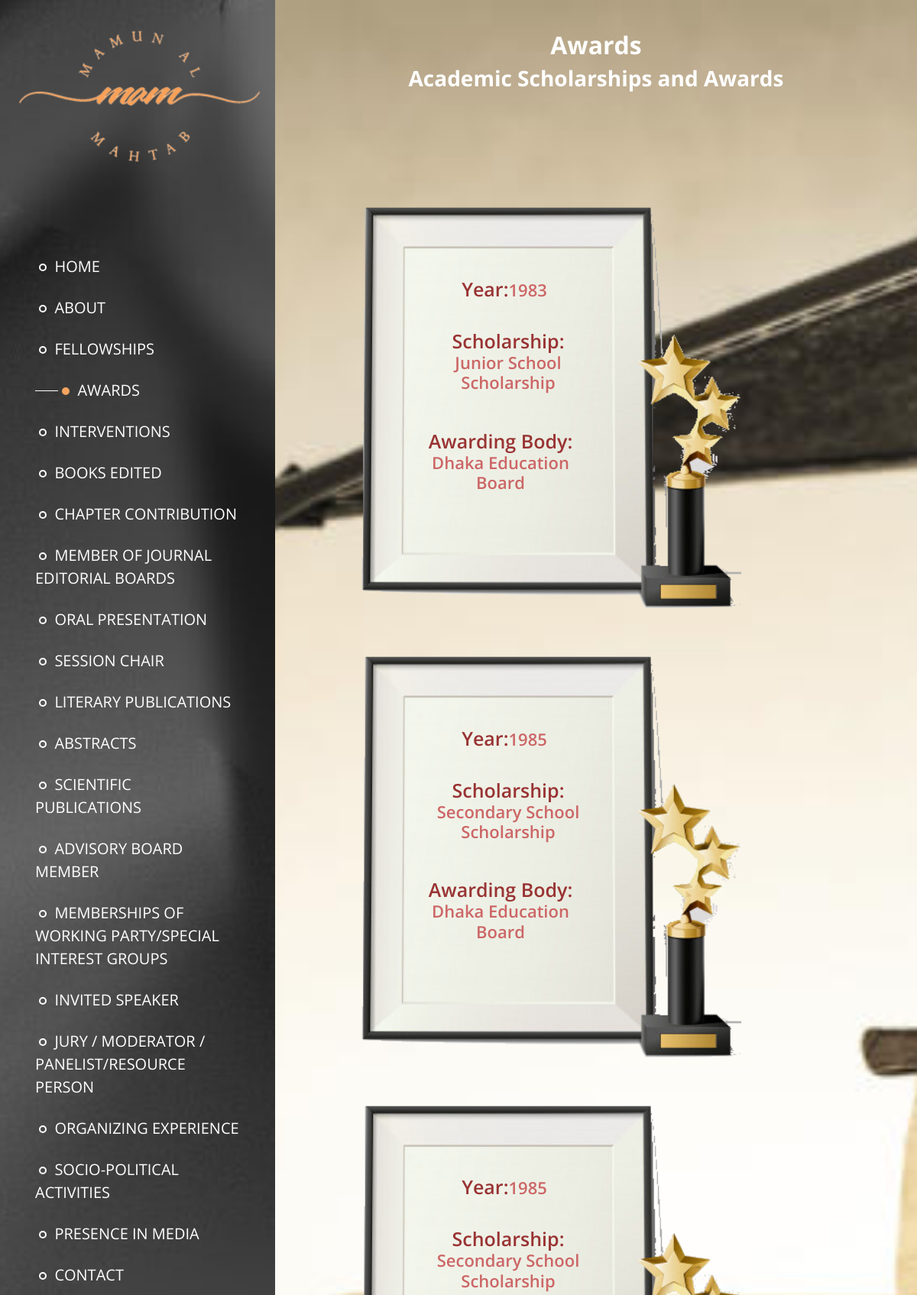
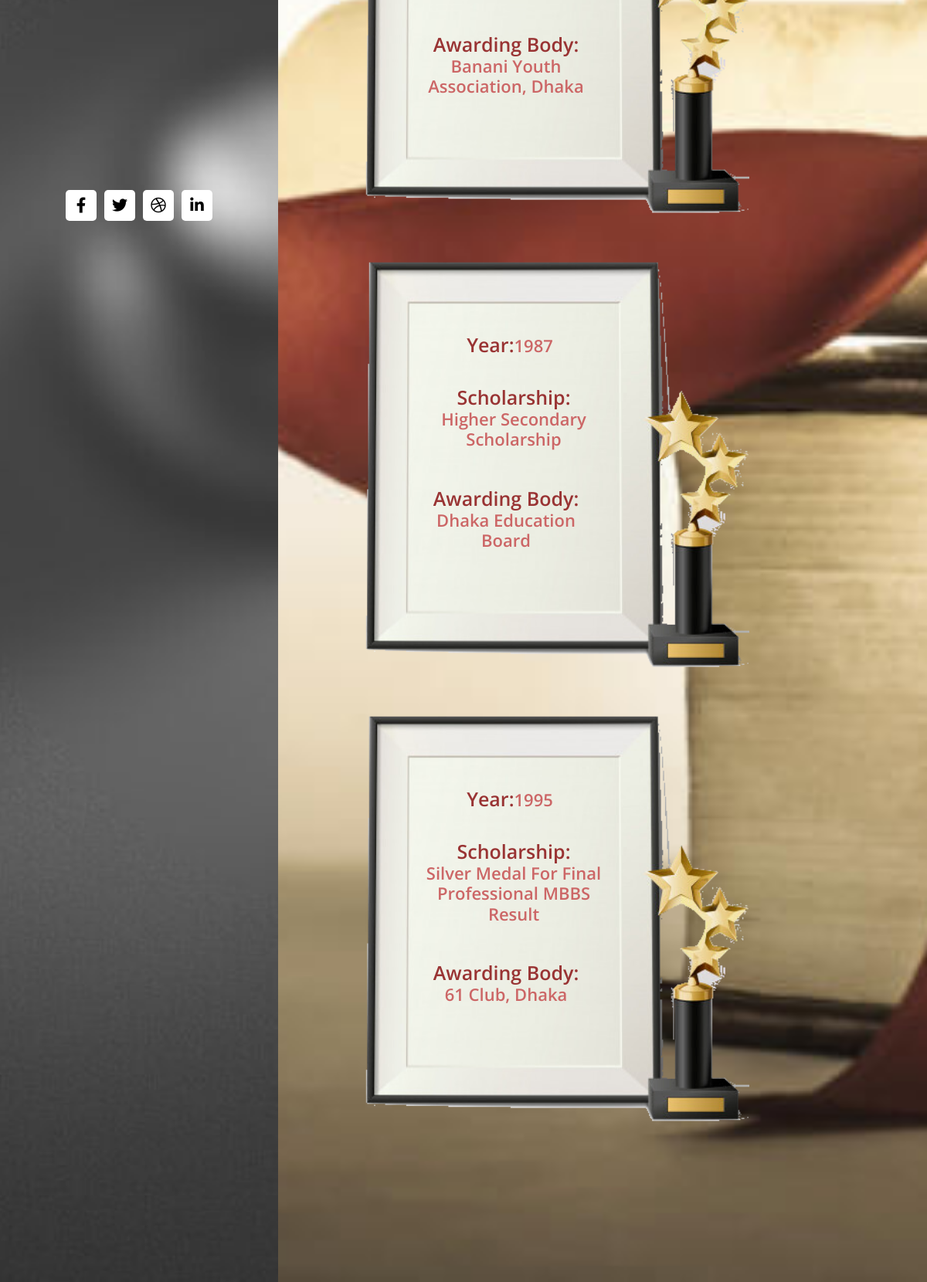
The app's page /awardac.php with its own data (2 pictures, top to bottom).
### tables this page shows
CREATE TABLE `academic` (
  `academic_id` int(11) NOT NULL,
  `admin_id` int(11) DEFAULT NULL,
  `year` varchar(128) NOT NULL,
  `scholarship` varchar(128) NOT NULL,
  `abody` varchar(128) NOT NULL
);

### awardac.php (the view, shortened to what this page needs)
<!DOCTYPE html>
    <html lang="en">
    <head>
        <link rel="stylesheet" href="css/all.min.css" />
        <link rel="stylesheet" href="css/bootstrap.min.css" />
        <link rel="stylesheet" href="slick/slick.css" />
        <link rel="stylesheet" href="slick/slick-theme.css" />
        <link rel="stylesheet" href="css/magnific-popup.css">
        <link rel="stylesheet" href="css/templatemo-dream-pulse.css" />
        <link rel="stylesheet" href="css/action_view.css" />
        <link rel="stylesheet" href="css/action_response.css" />
    </head>
    <body>
        <main class="container-fluid">
            <div class="row">
                <nav id="tmSidebar" class="tm-bg-black-transparent tm-sidebar">
                    <div class="tm-sidebar-sticky">
                    <div class="tm-brand-box">
                            <img src="img/rez_logo.png" alt="logo" class="menu-img">
                        </div>
                        <ul id="tmMainNav" class="nav flex-column text-uppercase text-right tm-main-nav">
                            <li class="nav-item">
                                <a href="javascript:void(0);"
                                 onclick="window.location.href='index.php'" class="nav-link">
                                    <span class="circle"></span>
                                    Home
                                </a>
                            </li>
                            <li class="nav-item">
                                <a href="javascript:void(0);"
                                onclick="window.location.href='about.php'"
                                class="nav-link">
                                    <span class="circle"></span>
                                    About
                                </a>
                            </li>
                            <li class="nav-item">
                                <a href="javascript:void(0);"
                                onclick="window.location.href='fellow.php'" class="nav-link">
                                    <span class="circle"></span>
                                    Fellowships
                                </a>
                            </li>
                            <li class="nav-item">
                                <a href="javascript:void(0);"
                                onclick="window.location.href='award_menu.php'"
                                class="nav-link magic">
                                    <span class="rect"></span>
                                    <span class="circle"></span>
                                    Awards
                                </a>
                            </li>
                            <li class="nav-item">
                                <a href="javascript:void(0);"
                                onclick="window.location.href='intervention.php'" class="nav-link">
                                    <span class="circle"></span>
                                    Interventions
                                </a>
                            </li>
                            <li class="nav-item">
                                <a href="javascript:void(0);"
                                onclick="window.location.href='book_edited.php'" class="nav-link">
                                    <span class="circle"></span>
                                    Books Edited
                                </a>
                            </li>
                            <li class="nav-item">
                                <a href="javascript:void(0);"
                                 onclick="window.location.href='chapter.php'" class="nav-link">
                                    <span class="circle"></span>
                                    Chapter contribution
                                </a>
                            </li>
                            <li class="nav-item">
                                <a href="javascript:void(0);"
                                onclick="window.location.href='journal_menu.php'" class="nav-link">
                                    <span class="circle"></span>
                                    Member of Journal Editorial Boards
                                </a>
                            </li>
                            <li class="nav-item">
                                <a href="javascript:void(0);"
                                onclick="window.location.href='oral_menu.php'" class="nav-link">
                                    <span class="circle"></span>
                                    Oral Presentation
                                </a>
                            </li>
                            <li class="nav-item">
                                <a href="javascript:void(0);"
                                onclick="window.location.href='session_menu.php'" class="nav-link">
                                    <span class="circle"></span>
                                    Session Chair
                                </a>
                            </li>
                            <li class="nav-item">
                                <a href="javascript:void(0);"
                                onclick="window.location.href='literary.php'" class="nav-link">
                                    <span class="circle"></span>
                                    Literary Publications
                                </a>
                            </li>
                            <li class="nav-item">
                                <a href="javascript:void(0);"
                                onclick="window.location.href='abstract_menu.php'" class="nav-link">
                                    <span class="circle"></span>
                                    Abstracts
                                </a>
                            </li>
                            <li class="nav-item">
                                <a href="javascript:void(0);"
                                onclick="window.location.href='scientific_menu.php'" class="nav-link">
                                    <span class="circle"></span>
                                    Scientific Publications
                                </a>
                            </li>
                            <li class="nav-item">
                                <a href="javascript:void(0);"
                                 onclick="window.location.href='advisory.php'" class="nav-link">
                                    <span class="circle"></span>
                                    Advisory Board Member
                                </a>
                            </li>
                            <li class="nav-item">
                                <a href="javascript:void(0);"
                                onclick="window.location.href='working_party.php'" class="nav-link">
                                    <span class="circle"></span>
                                    Memberships of Working Party/Special Interest Groups
                                </a>
                            </li>
                            <li class="nav-item">
                                <a href="javascript:void(0);"
                                onclick="window.location.href='invited_menu.php'"
                                 class="nav-link">
                                    <span class="circle"></span>
                                    Invited Speaker
                                </a>
                            </li>
                            <li class="nav-item">
                                <a href="javascript:void(0);"
                                onclick="window.location.href='jury_menu.php'" class="nav-link">
                                    <span class="circle"></span>
                                    Jury / Moderator / Panelist/Resource Person
                                </a>
                            </li>
                            <li class="nav-item">
                                <a href="javascript:void(0);"
                                onclick="window.location.href='organization_menu.php'" class="nav-link">
                                    <span class="circle"></span>
                                    Organizing Experience
                                </a>
                            </li>
                            <li class="nav-item">
                                <a href="javascript:void(0);"
                                onclick="window.location.href='socio_political.php'" class="nav-link">
                                    <span class="circle"></span>
                                    Socio-Political Activities
                                </a>
                            </li>
                            <li class="nav-item">
                                <a href="javascript:void(0);"
                                onclick="window.location.href='media.php'" class="nav-link">
                                    <span class="circle"></span>
                                    Presence in Media
                                </a>
                            </li>
                            <li class="nav-item">
                                <a href="javascript:void(0);"
                                onclick="window.location.href='contact.php'"
                                class="nav-link">
                                    <span class="circle"></span>
                                    Contact
                                </a>
                            </li>
                        </ul>
                        <ul class="nav flex-row tm-social-links">
                            <li class="nav-item">
                                <a href="https://facebook.com" class="nav-link tm-social-link">
                                    <i class="fab fa-facebook-f"></i>
                                </a>
                            </li>
                            <li class="nav-item">
                                <a href="https://twitter.com" class="nav-link tm-social-link">
                                    <i class="fab fa-twitter"></i>
                                </a>
                            </li>
                            <li class="nav-item">
                                <a href="https://dribbble.com" class="nav-link tm-social-link">
                                    <i class="fab fa-dribbble"></i>
                                </a>
                            </li>
                            <li class="nav-item">
                                <a href="https://linkedin.com" class="nav-link tm-social-link">
                                    <i class="fab fa-linkedin-in"></i>
                                </a>
                            </li>
                        </ul>
                    </div>
                </nav>
                <main role="main" class="ml-sm-12 col-12">
                    <div class="tm-section-wrap academic_back_image">
                         <h2 class="heading">Awards</h2>
                         <h3 class="head2">Academic Scholarships and Awards</h3>
                        <section class="row tm-section">
                            <div id="ac" class="section-ac">
                                <ul class="ac_ul">
                                    <?php
                                        require_once "admin/pdo.php";
                                        $stmt = $pdo->query("SELECT * FROM academic");
                                        $rows = $stmt->fetchAll(PDO::FETCH_BOTH);
                                         foreach ($rows as $row) {
                                            echo  '<div class="col-md-6">';
                                            echo  '<div class="ac">';
                                            echo  '<img src="img/aw_ac_back.png" alt="aw1" class="img_fluid">';
                                            echo  '<div class="ac-content">';
                                            echo  '<h3 class="aw_ac-year">'.'<b class="bold_title">Year:</b>' .htmlentities($row['year']).'</h3>';
                                            echo  '<h3 class="aw_ac-sch">'.'<b class="bold_title">Scholarship:</b>'.'<br>'.htmlentities($row['scholarship']).'</h3>';
                                            echo  '<h3 class="aw_ac-abd">'.'<b class="bold_title">Awarding Body:</b>'.'<br>'.htmlentities($row['abody']).'</h3>';
                                            echo  '</div>';
                                            echo  '</div>';
                                            echo  '</div>';
                                            echo '<br>';
                                            echo '<br>';
                                        }
                                    ?>
                                </ul>
                            </div>
                        </section>
                    </div>
                </main>
            </div>
    </body>
    </html>

### css/templatemo-dream-pulse.css (style rules this page uses)
body { font-family: "Open Sans", Arial, Helvetica, sans-serif; font-size: 18px; font-weight: 400; overflow-x: hidden; color: #707172; background-color: #666; }
a { transition: all 0.3s ease; }
.container-fluid { padding-left: 0; padding-right: 0; }
.tm-bg-black-transparent { background-color: rgba(0, 0, 0, 0.3); }
.tm-section { display: flex; align-items: center; height: auto; max-width: 1275px; padding: 66px 60px; }
.tm-brand-box { box-sizing: content-box; width: 100%; max-width: 230px; min-height: 160px; color: white; text-align: center; margin: 70px auto 90px; }
.tm-sidebar { position: fixed; top: 0; bottom: 0; left: 0; z-index: 100; padding-left: 70px; padding-right: 70px; width: 400px; max-width: 400px; position: fixed; background-image: url('../img/sid.jpg'); background-position: center; background-repeat: no-repeat; background-size: cover; }
.tm-sidebar { overflow-y: scroll; scrollbar-width: none; -ms-overflow-style: none; }
.tm-sidebar-sticky { display: flex; flex-direction: column; align-items: center; justify-content: center; }
.tm-section-wrap { width: calc(100% - 400px); margin-left: auto; margin-right: 0; }
.tm-main-nav > li > a { color: white; }
.tm-main-nav { margin-bottom: 160px; }
.nav-item { text-align: left; }
.nav-link span { display: inline-block; position: relative; }
.nav-link .circle { margin-right: 5px; height: 10px; width: 10px; left: 0px; top: -1px; border-radius: 50%; background-color: transparent; border: 2px solid #fff; transition: all 0.3s; }
.nav-link .rect { height: 1px; width: 0px; left: 0; bottom: 5.5px; background-color: #fff; -webkit-transition: -webkit-transform 0.1s, width 0.6s; -moz-transition: -webkit-transform 0.1s, width 0.6s; transition: transform 0.1s, width 0.6s; }
.nav-link { font-size: 1.25rem; padding-top: 12px; padding-bottom: 12px; }
.nav-link .rect { opacity: 0; transition: all 0.3s ease; }
.nav-link .circle .active, .magic .circle { background-color: #fff; }
.nav-item .rect .active, .magic .rect { opacity: 1; width: 30px; }
.nav-link span { display: inline-block; position:relative; }
.tm-social-links { margin-bottom: 27px; }
.tm-social-link { width: 40px; height: 40px; color: black; background-color: white; margin: 8px; border-radius: 5px; padding: 0; display: flex; align-items: center; justify-content: center; }
@media (max-width: 1600px) { .tm-sidebar { width: 30%; max-width: none; padding-left: 30px; padding-right: 30px; } }
@media (max-width: 1600px) { .tm-social-link { margin: 5px; } }
@media (max-width: 1600px) { .tm-section-wrap { width: 70%; } }

### records on screen
academic: year "1983", scholarship "Junior School Scholarship", abody "Dhaka Education Board"
academic: year "1985", scholarship "Secondary School Scholarship", abody "Dhaka Education Board"
academic: year "1985", scholarship "Secondary School Scholarship", abody "Banani Youth Association, Dhaka"
academic: year "1987", scholarship "Higher Secondary Scholarship", abody "Dhaka Education Board"
academic: year "1995", scholarship "Silver Medal For Final Professional MBBS Result", abody "61 Club, Dhaka"
